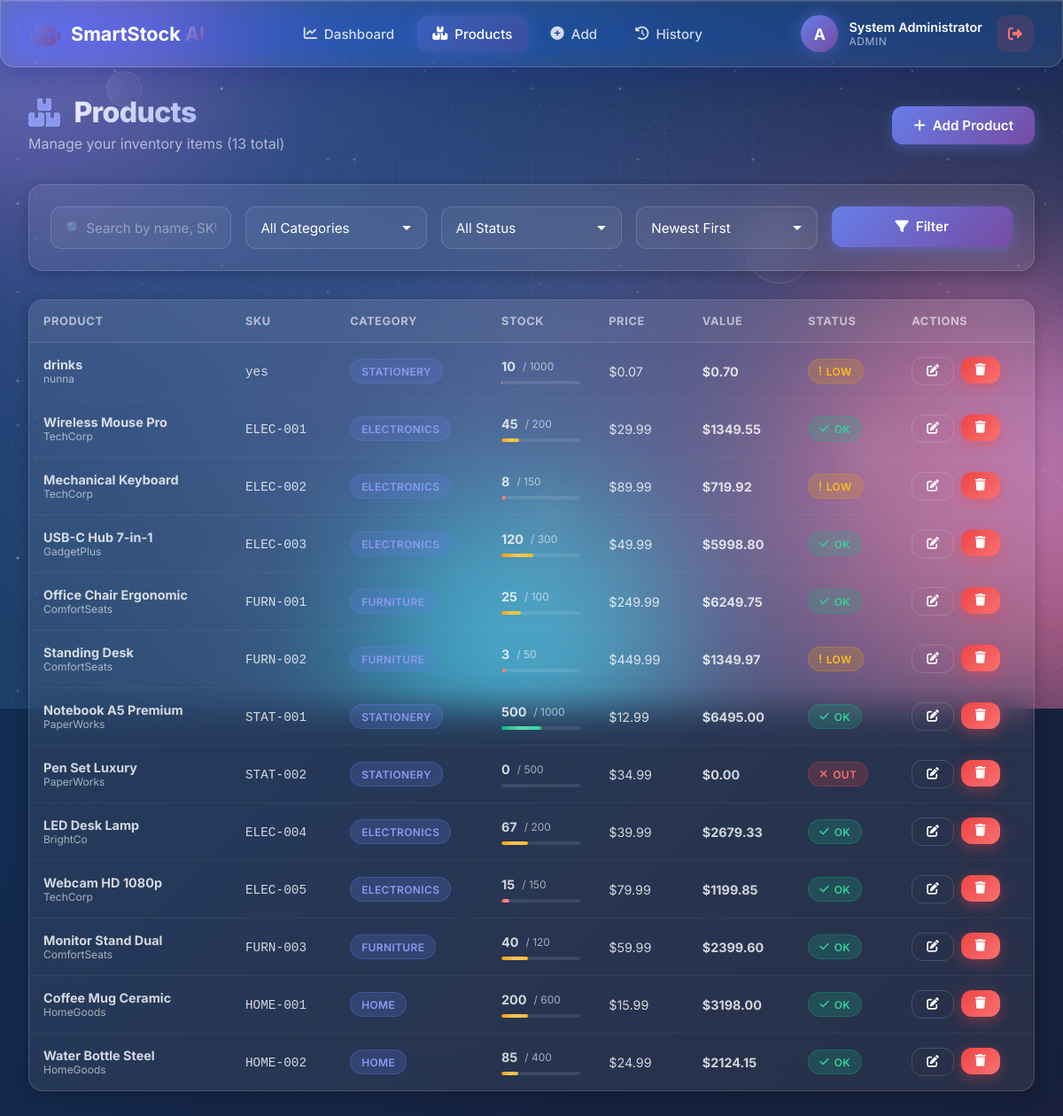
Screenshot of /products (signed in) with the database file from the repository.
### app.py (models this page shows, shortened)
class User(UserMixin, db.Model):
    __tablename__ = 'users'
    id = db.Column(db.Integer, primary_key=True)
    username = db.Column(db.String(80), unique=True, nullable=False, index=True)
    email = db.Column(db.String(120), unique=True, nullable=False, index=True)
    password_hash = db.Column(db.String(255), nullable=False)
    full_name = db.Column(db.String(120))
    role = db.Column(db.String(20), default='user')
    is_active = db.Column(db.Boolean, default=True)
    created_at = db.Column(db.DateTime, default=datetime.utcnow)
    last_login = db.Column(db.DateTime)
    products = db.relationship(
        'Product', backref='owner', lazy='dynamic',
        cascade='all, delete-orphan'
    )
    history = db.relationship(
        'History', backref='user', lazy='dynamic',
        cascade='all, delete-orphan'
    )

class Product(db.Model):
    __tablename__ = 'products'
    id = db.Column(db.Integer, primary_key=True)
    name = db.Column(db.String(200), nullable=False, index=True)
    sku = db.Column(db.String(50), unique=True, nullable=False, index=True)
    category = db.Column(db.String(100), index=True)
    description = db.Column(db.Text)
    quantity = db.Column(db.Integer, default=0)
    min_stock = db.Column(db.Integer, default=10)
    max_stock = db.Column(db.Integer, default=1000)
    price = db.Column(db.Float, default=0.0)
    cost = db.Column(db.Float, default=0.0)
    supplier = db.Column(db.String(200))
    location = db.Column(db.String(100))
    image_url = db.Column(db.String(500))
    status = db.Column(db.String(20), default='active')
    created_at = db.Column(db.DateTime, default=datetime.utcnow)
    updated_at = db.Column(db.DateTime, default=datetime.utcnow, onupdate=datetime.utcnow)
    user_id = db.Column(db.Integer, db.ForeignKey('users.id'), nullable=False)
    def stock_status(self):
        if self.quantity <= 0:
            return 'out_of_stock'
        elif self.quantity <= self.min_stock:
            return 'low_stock'
        elif self.quantity >= self.max_stock:
            return 'overstock'
        return 'in_stock'
    def stock_percentage(self):
        if self.max_stock <= 0:
            return 0
        return round(min(100, (self.quantity / self.max_stock) * 100), 1)
    def total_value(self):
        return round(self.quantity * self.price, 2)

### app.py (the view, shortened to what this page needs)
@app.route('/products')
@login_required
def products():
    search = request.args.get('search', '').strip()
    category = request.args.get('category', '').strip()
    status = request.args.get('status', '').strip()
    sort = request.args.get('sort', 'newest')
    query = Product.query.filter_by(user_id=current_user.id)
    if category:
        query = query.filter_by(category=category)
    if status == 'low':
        query = query.filter(Product.quantity <= Product.min_stock, Product.quantity > 0)
    elif status == 'out':
        query = query.filter(Product.quantity <= 0)
    elif status == 'active':
        query = query.filter_by(status='active')
    if sort == 'newest':
        query = query.order_by(desc(Product.created_at))
    elif sort == 'oldest':
        query = query.order_by(Product.created_at)
    elif sort == 'name':
        query = query.order_by(Product.name)
    elif sort == 'quantity':
        query = query.order_by(desc(Product.quantity))
    elif sort == 'value':
        query = query.order_by(desc(Product.quantity * Product.price))
    all_products = query.all()
    categories = db.session.query(Product.category)\
        .filter_by(user_id=current_user.id)\
        .distinct().all()
    categories = [c[0] for c in categories if c[0]]
    return render_template(
        'products.html',
        products=all_products,
        categories=categories,
        search=search,
        selected_category=category,
        selected_status=status,
        sort=sort,
    )

### app.py (called while the page is built)
@login_manager.user_loader
def load_user(user_id):
    return db.session.get(User, int(user_id))

### templates/products.html (shortened to what this page needs)
{% extends "base.html" %}
{% block content %}
<div class="page-header fade-in">
    <div>
        <h1 class="page-title">
            <i class="fas fa-boxes"></i> Products
        </h1>
        <p class="page-subtitle">Manage your inventory items ({{ products|length }} total)</p>
    </div>
    <a href="{{ url_for('add_product') }}" class="btn btn-primary">
        <i class="fas fa-plus"></i> Add Product
    </a>
</div>
<div class="card mb-4">
    <form method="GET" action="{{ url_for('products') }}" class="form-row">
        <div class="form-group" style="margin-bottom:0;">
            <input
                type="text"
                name="search"
                class="form-control"
                placeholder="🔍 Search by name, SKU, or supplier..."
                value="{{ search }}"
            >
        </div>
        <div class="form-group" style="margin-bottom:0;">
            <select name="category" class="form-select">
                <option value="">All Categories</option>
            </select>
        </div>
        <div class="form-group" style="margin-bottom:0;">
            <select name="status" class="form-select">
                <option value="">All Status</option>
            </select>
        </div>
        <div class="form-group" style="margin-bottom:0;">
            <select name="sort" class="form-select">
                <option value="newest" {% if sort == 'newest' %}selected{% endif %}>Newest First</option>
            </select>
        </div>
        <button type="submit" class="btn btn-primary" style="height: 46px;">
            <i class="fas fa-filter"></i> Filter
        </button>
    </form>
</div>
{% if products %}
<div class="table-container">
    <table class="table">
        <thead>
            <tr>
                <th>Product</th>
                <th>SKU</th>
                <th>Category</th>
                <th>Stock</th>
                <th>Price</th>
                <th>Value</th>
                <th>Status</th>
                <th>Actions</th>
            </tr>
        </thead>
        <tbody>
            {% for product in products %}
            <tr>
                <td>
                    <strong>{{ product.name }}</strong>
                    {% if product.supplier %}
                    <div class="text-muted" style="font-size: 0.75rem;">{{ product.supplier }}</div>
                    {% endif %}
                </td>
                <td><code>{{ product.sku }}</code></td>
                <td>
                    <span class="badge badge-primary">{{ product.category or 'General' }}</span>
                </td>
                <td>
                    <div class="d-flex align-center gap-1">
                        <strong>{{ product.quantity }}</strong>
                        <span class="text-muted" style="font-size: 0.75rem;">/ {{ product.max_stock }}</span>
                    </div>
                    <div class="progress mt-1" style="height: 4px;">
                        {% set pct = product.stock_percentage() %}
                        <div class="progress-bar {% if pct < 20 %}danger{% elif pct < 50 %}warning{% else %}success{% endif %}"
                             style="width: {{ pct }}%"></div>
                    </div>
                </td>
                <td>${{ "%.2f"|format(product.price) }}</td>
                <td><strong>${{ "%.2f"|format(product.total_value()) }}</strong></td>
                <td>
                    {% set status = product.stock_status() %}
                    {% if status == 'out_of_stock' %}
                        <span class="badge badge-danger"><i class="fas fa-times"></i> Out</span>
                    {% elif status == 'low_stock' %}
                        <span class="badge badge-warning"> Low</span>
                    {% elif status == 'overstock' %}
                        <span class="badge badge-info"><i class="fas fa-arrow-up"></i> Over</span>
                    {% else %}
                        <span class="badge badge-success"><i class="fas fa-check"></i> OK</span>
                    {% endif %}
                </td>
                <td>
                    <div class="d-flex gap-1">
                        <a href="{{ url_for('edit_product', product_id=product.id) }}"
                           class="btn btn-sm btn-outline" title="Edit">
                            <i class="fas fa-edit"></i>
                        </a>
                        <form method="POST" action="{{ url_for('delete_product', product_id=product.id) }}"
                              style="display:inline;"
                              onsubmit="return confirm('Delete {{ product.name }}?');">
                            <button type="submit" class="btn btn-sm btn-danger" title="Delete">
                                <i class="fas fa-trash"></i>
                            </button>
                        </form>
                    </div>
                </td>
            </tr>
            {% endfor %}
        </tbody>
    </table>
</div>
{% endif %}
{% endblock %}

### templates/base.html (shortened to what this page needs)
<!DOCTYPE html>
<html lang="en">
<head>
    <link rel="stylesheet" href="https://cdnjs.cloudflare.com/ajax/libs/font-awesome/6.4.2/css/all.min.css">
    <link rel="stylesheet" href="{{ url_for('static', filename='background.css') }}">
    <link rel="stylesheet" href="{{ url_for('static', filename='style.css') }}">
</head>
<body>
    <div class="animated-bg">
        <div class="aurora"></div>
        <div class="grid-overlay"></div>
        <div class="gradient-orb orb-1"></div>
        <div class="gradient-orb orb-2"></div>
        <div class="gradient-orb orb-3"></div>
        <div class="floating-shape shape-1"></div>
        <div class="floating-shape shape-2"></div>
        <div class="floating-shape shape-3"></div>
        <div class="floating-shape shape-5"></div>
        <div class="noise"></div>
    </div>
    {% if current_user.is_authenticated %}
    <nav class="navbar glass">
        <div class="nav-container">
            <a href="{{ url_for('dashboard') }}" class="nav-brand">
                <i class="fas fa-robot"></i>
                <span>SmartStock <strong>AI</strong></span>
            </a>
            <div class="nav-links">
                <a href="{{ url_for('dashboard') }}" class="nav-link {% if request.endpoint == 'dashboard' %}active{% endif %}">
                    <i class="fas fa-chart-line"></i> Dashboard
                </a>
                <a href="{{ url_for('products') }}" class="nav-link {% if 'product' in request.endpoint %}active{% endif %}">
                    <i class="fas fa-boxes"></i> Products
                </a>
                <a href="{{ url_for('add_product') }}" class="nav-link">
                    <i class="fas fa-plus-circle"></i> Add
                </a>
                <a href="{{ url_for('history') }}" class="nav-link {% if request.endpoint == 'history' %}active{% endif %}">
                    <i class="fas fa-history"></i> History
                </a>
            </div>
            <div class="nav-user">
                <div class="user-info">
                    <div class="user-avatar">{{ current_user.username[0].upper() }}</div>
                    <div class="user-details">
                        <span class="user-name">{{ current_user.full_name or current_user.username }}</span>
                        <span class="user-role">{{ current_user.role }}</span>
                    </div>
                </div>
                <a href="{{ url_for('logout') }}" class="btn-logout" title="Logout">
                    <i class="fas fa-sign-out-alt"></i>
                </a>
            </div>
        </div>
    </nav>
    {% endif %}
    <main class="main-content">
        {% block content %}{% endblock %}
    </main>
</body>
</html>

### rows the page displays
User: username "A", full_name "System Administrator", role "ADMIN"
Product: name "drinks", supplier "nunna", sku "yes", category "STATIONERY", quantity "10", max_stock "1000", price "0.07", total_value "0.70", shows "LOW"
Product: name "Wireless Mouse Pro", supplier "TechCorp", sku "ELEC-001", category "ELECTRONICS", quantity "45", max_stock "200", {{ pct }} 22.5 (drawn), price "29.99", total_value "1349.55", shows "OK"
Product: name "Mechanical Keyboard", supplier "TechCorp", sku "ELEC-002", category "ELECTRONICS", quantity "8", max_stock "150", {{ pct }} 5.3 (drawn), price "89.99", total_value "719.92", shows "LOW"
Product: name "USB-C Hub 7-in-1", supplier "GadgetPlus", sku "ELEC-003", category "ELECTRONICS", quantity "120", max_stock "300", {{ pct }} 40.0 (drawn), price "49.99", total_value "5998.80", shows "OK"
Product: name "Office Chair Ergonomic", supplier "ComfortSeats", sku "FURN-001", category "FURNITURE", quantity "25", max_stock "100", {{ pct }} 25.0 (drawn), price "249.99", total_value "6249.75", shows "OK"
Product: name "Standing Desk", supplier "ComfortSeats", sku "FURN-002", category "FURNITURE", quantity "3", max_stock "50", {{ pct }} 6.0 (drawn), price "449.99", total_value "1349.97", shows "LOW"
Product: name "Notebook A5 Premium", supplier "PaperWorks", sku "STAT-001", category "STATIONERY", quantity "500", max_stock "1000", {{ pct }} 50.0 (drawn), price "12.99", total_value "6495.00", shows "OK"
Product: name "Pen Set Luxury", supplier "PaperWorks", sku "STAT-002", category "STATIONERY", quantity "0", max_stock "500", price "34.99", total_value "0.00", shows "OUT"
Product: name "LED Desk Lamp", supplier "BrightCo", sku "ELEC-004", category "ELECTRONICS", quantity "67", max_stock "200", {{ pct }} 33.5 (drawn), price "39.99", total_value "2679.33", shows "OK"
Product: name "Webcam HD 1080p", supplier "TechCorp", sku "ELEC-005", category "ELECTRONICS", quantity "15", max_stock "150", {{ pct }} 10.0 (drawn), price "79.99", total_value "1199.85", shows "OK"
Product: name "Monitor Stand Dual", supplier "ComfortSeats", sku "FURN-003", category "FURNITURE", quantity "40", max_stock "120", {{ pct }} 33.3 (drawn), price "59.99", total_value "2399.60", shows "OK"
Product: name "Coffee Mug Ceramic", supplier "HomeGoods", sku "HOME-001", category "HOME", quantity "200", max_stock "600", {{ pct }} 33.3 (drawn), price "15.99", total_value "3198.00", shows "OK"
Product: name "Water Bottle Steel", supplier "HomeGoods", sku "HOME-002", category "HOME", quantity "85", max_stock "400", {{ pct }} 21.2 (drawn), price "24.99", total_value "2124.15", shows "OK"

### other values shown
{{ products|length }} "13"
